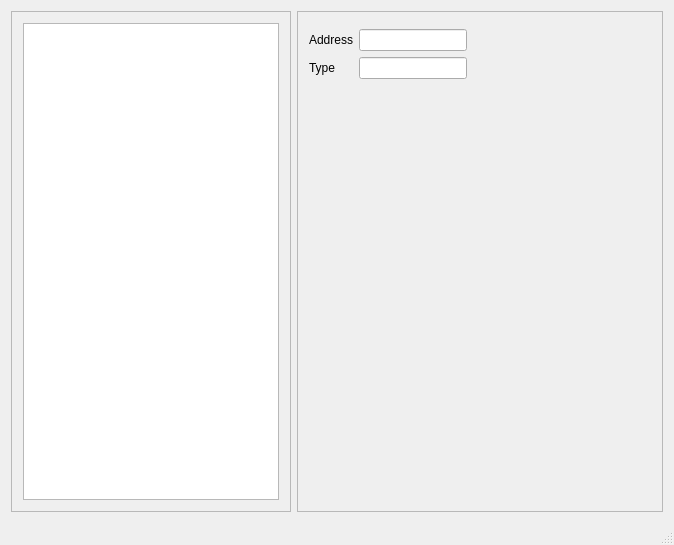
<?xml version="1.0" encoding="UTF-8"?>
<ui version="4.0">
 <class>MainWindow</class>
 <widget class="QMainWindow" name="MainWindow">
  <property name="geometry">
   <rect>
    <x>0</x>
    <y>0</y>
    <width>674</width>
    <height>545</height>
   </rect>
  </property>
  <property name="windowTitle">
   <string>MainWindow</string>
  </property>
  <widget class="QWidget" name="centralWidget">
   <layout class="QHBoxLayout" name="horizontalLayout_2">
    <item>
     <layout class="QHBoxLayout" name="horizontalLayout">
      <item>
       <widget class="QFrame" name="frame">
        <property name="frameShape">
         <enum>QFrame::StyledPanel</enum>
        </property>
        <property name="frameShadow">
         <enum>QFrame::Raised</enum>
        </property>
        <layout class="QVBoxLayout" name="verticalLayout_2">
         <item>
          <layout class="QVBoxLayout" name="verticalLayout">
           <item>
            <widget class="QListWidget" name="listWidget">
             <property name="sizePolicy">
              <sizepolicy hsizetype="Preferred" vsizetype="Expanding">
               <horstretch>0</horstretch>
               <verstretch>0</verstretch>
              </sizepolicy>
             </property>
             <property name="sortingEnabled">
              <bool>true</bool>
             </property>
            </widget>
           </item>
          </layout>
         </item>
        </layout>
       </widget>
      </item>
      <item>
       <widget class="QFrame" name="frame_2">
        <property name="frameShape">
         <enum>QFrame::StyledPanel</enum>
        </property>
        <property name="frameShadow">
         <enum>QFrame::Raised</enum>
        </property>
        <layout class="QFormLayout" name="formLayout_2">
         <property name="fieldGrowthPolicy">
          <enum>QFormLayout::FieldsStayAtSizeHint</enum>
         </property>
         <item row="0" column="0">
          <layout class="QFormLayout" name="formLayout"/>
         </item>
         <item row="1" column="0">
          <widget class="QLabel" name="label">
           <property name="text">
            <string>Address</string>
           </property>
          </widget>
         </item>
         <item row="1" column="1">
          <widget class="QLineEdit" name="ed_deviceAddress"/>
         </item>
         <item row="2" column="0">
          <widget class="QLabel" name="label_2">
           <property name="text">
            <string>Type</string>
           </property>
          </widget>
         </item>
         <item row="2" column="1">
          <widget class="QLineEdit" name="ed_deviceType"/>
         </item>
        </layout>
       </widget>
      </item>
     </layout>
    </item>
   </layout>
  </widget>
  <widget class="QStatusBar" name="statusBar"/>
 </widget>
 <layoutdefault spacing="6" margin="11"/>
 <resources/>
 <connections/>
</ui>
